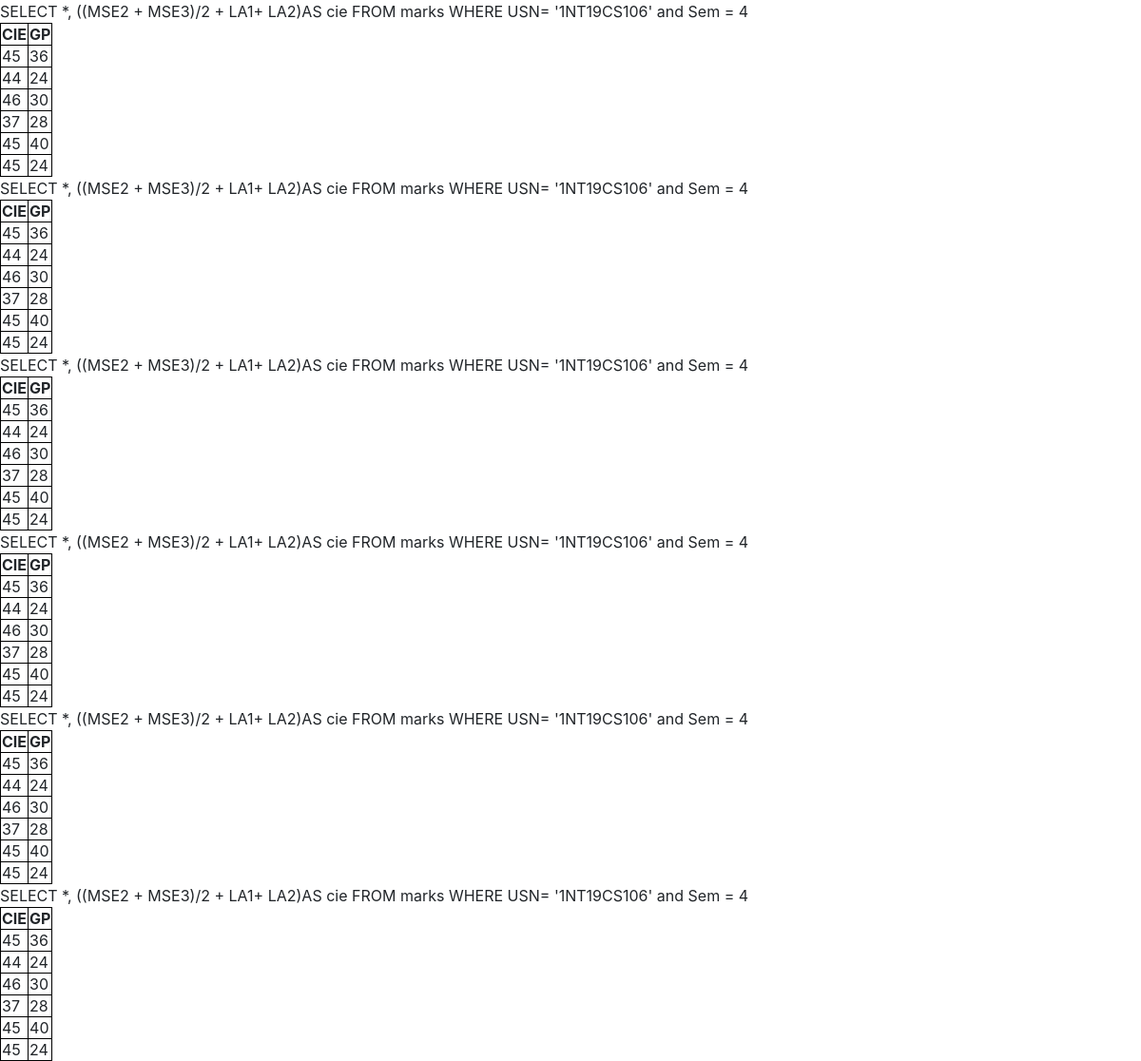
/markscalc.php (signed in), run on the app's committed database.
### tables this page shows
CREATE TABLE `marks` (
  `USN` varchar(10) NOT NULL,
  `Sem` int(11) NOT NULL,
  `SubID` varchar(10) NOT NULL,
  `credit` int(11) NOT NULL,
  `Subname` text NOT NULL,
  `MSE1` int(11) DEFAULT 0,
  `MSE2` int(11) DEFAULT 0,
  `MSE3` int(11) DEFAULT 0,
  `LA1` int(11) DEFAULT 0,
  `LA2` int(11) DEFAULT 0,
  `CIE` int(11) NOT NULL DEFAULT 0,
  `SEE_Grade` int(11) DEFAULT 0,
  `Gradept` int(11) NOT NULL DEFAULT 0,
  `traverse` int(11) DEFAULT NULL
);

### markscalc.php (the view, shortened to what this page needs)
<?php include 'links.php'?>
<?php include 'connection.php'?>
<html>
<head>
</head>
<body>
<?php
$sql0 = "SELECT COUNT(*) as count FROM marks WHERE USN= '".$_SESSION['usn']."' and Sem = 4";
$res0 = mysqli_query($con,$sql0);
if(mysqli_num_rows($res0)==1){
    while($row0 = $res0->fetch_assoc()){
        $count= $row0['count'];
    }
}
$check = 1;
while ($check <= $count)
{
$sql = "SELECT GREATEST(MSE1,MSE2,MSE3) as m1 FROM marks WHERE USN= '".$_SESSION['usn']."' and Sem = 4 limit 1";
$res = mysqli_query($con,$sql);
if(mysqli_num_rows($res)==1){
    while($row = $res->fetch_assoc()){
        $mse1= $row['m1'];
    }
}
$sqll = "SELECT LEAST(MSE1,MSE2,MSE3) as low FROM marks WHERE USN= '".$_SESSION['usn']."' and Sem = 4 limit 1";
$ress = mysqli_query($con,$sqll);
if(mysqli_num_rows($ress)==1){
    while($row1 = $ress->fetch_assoc()){
        $low= $row1['low'];
    }
}
$sq2 = mysqli_query($con, "SELECT MSE2 as v2 from marks WHERE USN= '".$_SESSION['usn']."' and Sem = 4 limit 1");
if(mysqli_num_rows($sq2)==1){
    while($r = $sq2->fetch_assoc()){
        $val2= $r['v2'];
    }
}
$sq3 = mysqli_query($con, "SELECT MSE3 as v3 from marks WHERE USN= '".$_SESSION['usn']."' and Sem = 4 limit 1");
if(mysqli_num_rows($sq3)==1){
    while($r = $sq3->fetch_assoc()){
        $val3= $r['v3'];
    }
}
if(($val3 < $mse1) && ($val3 > $low)){
 $m2 ='MSE3';
}
if($val2 == $mse1){
     $m1='MSE2';
 }
$sql1="SELECT *, (($m1 + $m2)/2 + LA1+ LA2)AS cie FROM marks WHERE USN= '".$_SESSION['usn']."' and Sem = 4";
echo $sql1;
$sql4 = "SELECT CIE as cie, Gradept as gp from marks WHERE USN= '".$_SESSION['usn']."' and Sem= 4";
$print = mysqli_query($con,$sql4);
if($print){
    echo "<table><tr><th> CIE </th><th>GP</th></tr>";
    while($row = $print->fetch_assoc()){
        echo "<tr><td>".$row['cie']."</td><td>".$row['gp']."</td></tr>";
    }
    echo "</table>";
}
else{
    echo "0 results";
}
$check++;
}
?>
</body>
</html>

### markscalc.php (style rules this page uses)
table, th, td { border: 1px solid black; }

### data on the page
marks: CIE "45", Gradept "36"
marks: CIE "44", Gradept "24"
marks: CIE "46", Gradept "30"
marks: CIE "37", Gradept "28"
marks: CIE "45", Gradept "40"
marks: CIE "45", Gradept "24"

### other printed values
$sql1 "SELECT *, ((MSE2 + MSE3)/2 + LA1+ LA2)AS cie FROM marks WHERE USN= '1NT19CS106' and Sem = 4"
